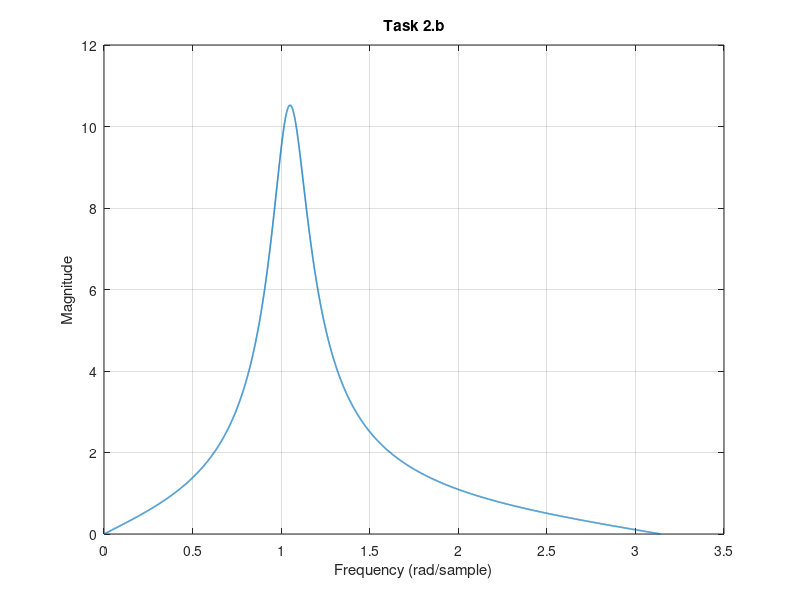
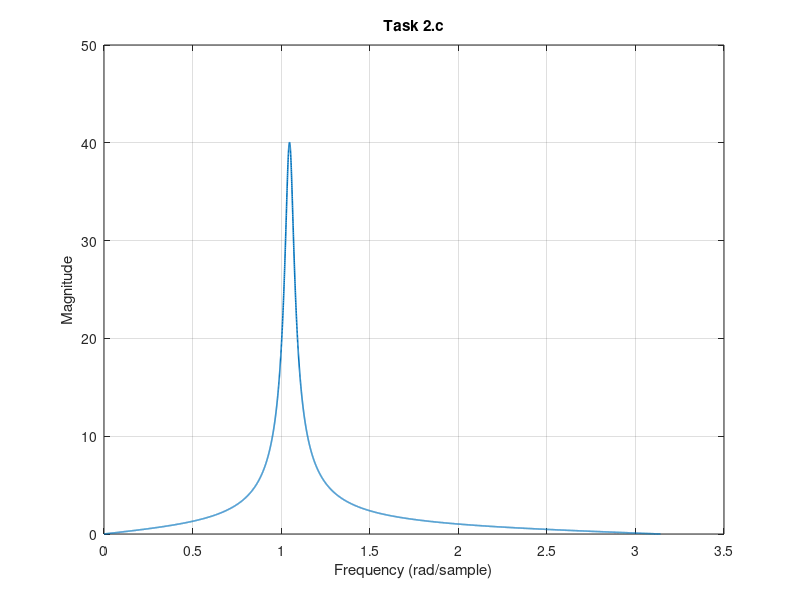
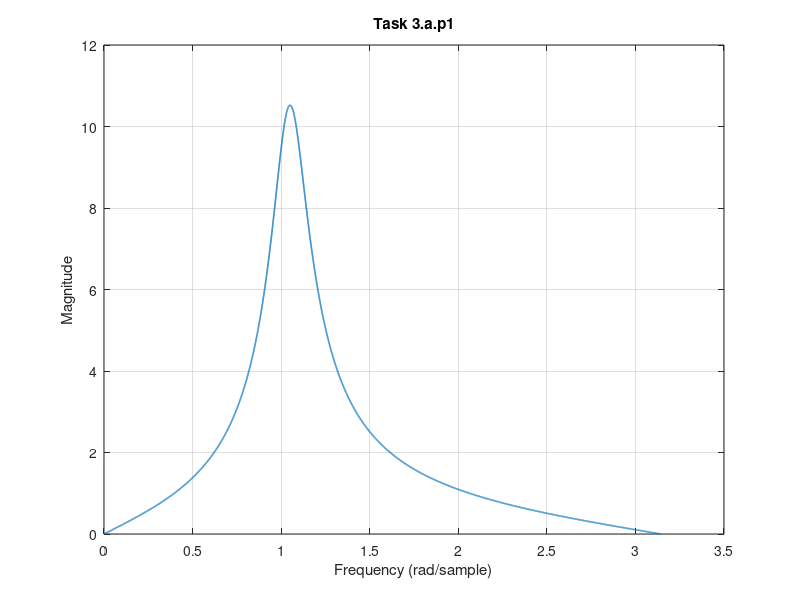
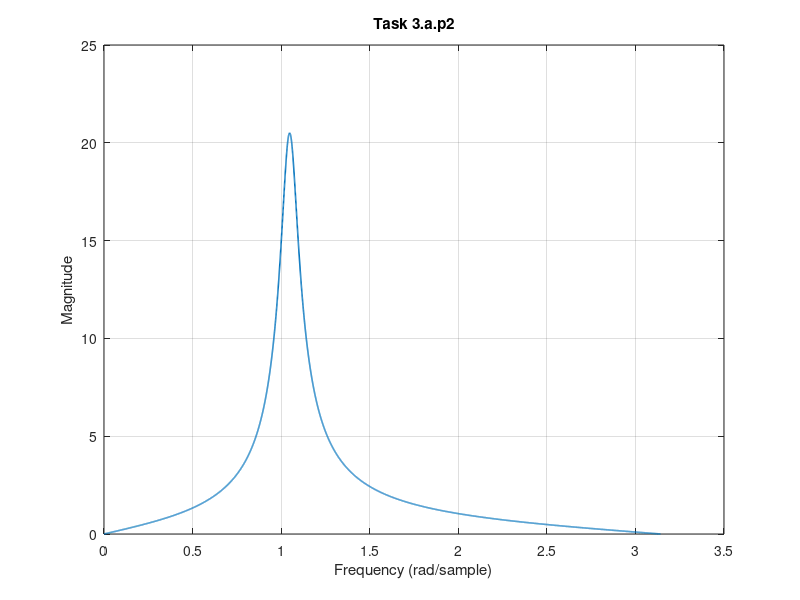

Reproduce these figures in MATLAB, in order.
%% Task 1.a
zeros = roots([1 0 -1]);
display(zeros)
poles = roots([1 0.8 0.64]);
display(poles)

%% Tassk 1.b
zeros = roots([64 80 100]);
display(zeros)
poles = roots([1 0.8 0.64]);
display(poles)

%% Task 2.a
pp = 0.9 * exp(1i * pi / 3);
poles = [pp; conj(pp)];
display(poles)
zeros = [1; -1];
display(zeros)

%% Task 2.b
b = [1 0 -1];
a = [1 -0.9 0.80996];
[h, w] = freqz(b, a, 8096);

figure
plot(w, abs(h), 'LineWidth', 1.15)
xlabel('Frequency (rad/sample)')
ylabel('Magnitude')
title('Task 2.b')
grid

db3_level = max(abs(h) * 0.707);
display(db3_level)

%% Task 2.c
pp = 0.975 * exp(1i * pi / 3);
poles = [pp; conj(pp)];
display(poles)

b = [1 0 -1];
a = [1 -0.9748 0.95006];
[h, w] = freqz(b, a, 8096);

figure
plot(w, abs(h), 'LineWidth', 1.15)
xlabel('Frequency (rad/sample)')
ylabel('Magnitude')
title('Task 2.c')
grid

db3_level = max(abs(h) * 0.707);
display(db3_level)

%% Task 2.d
pp = 0.975 * exp(1i * pi / 4);
poles_a = [pp; conj(pp)];
display(poles_a)

pp = 0.975 * exp(1i * pi / 2);
poles_b = [pp; conj(pp)];
display(poles_b)

%% Task 3.a.p1
b = [1 0 -1];
a = [1 -0.9 0.80996];
[h, w] = freqz(b, a, 8096);

figure
plot(w, abs(h), 'LineWidth', 1.15)
xlabel('Frequency (rad/sample)')
ylabel('Magnitude')
title('Task 3.a.p1')
grid

db3_level = max(abs(h) * 0.1);
display(db3_level)

%% Task 3.a.p2
b = [1 0 -1];
a = [1 -0.95 0.90246];
[h, w] = freqz(b, a, 8096);

figure
plot(w, abs(h), 'LineWidth', 1.15)
xlabel('Frequency (rad/sample)')
ylabel('Magnitude')
title('Task 3.a.p2')
grid

db3_level = max(abs(h) * 0.1);
display(db3_level)

%% Task 3.a.p3
b = [1 0 -1];
a = [1 -0.9748 0.95006];
[h, w] = freqz(b, a, 8096);

figure
plot(w, abs(h), 'LineWidth', 1.15)
xlabel('Frequency (rad/sample)')
ylabel('Magnitude')
title('Task 3.a.p3')
grid

db3_level = max(abs(h) * 0.1);
display(db3_level)
